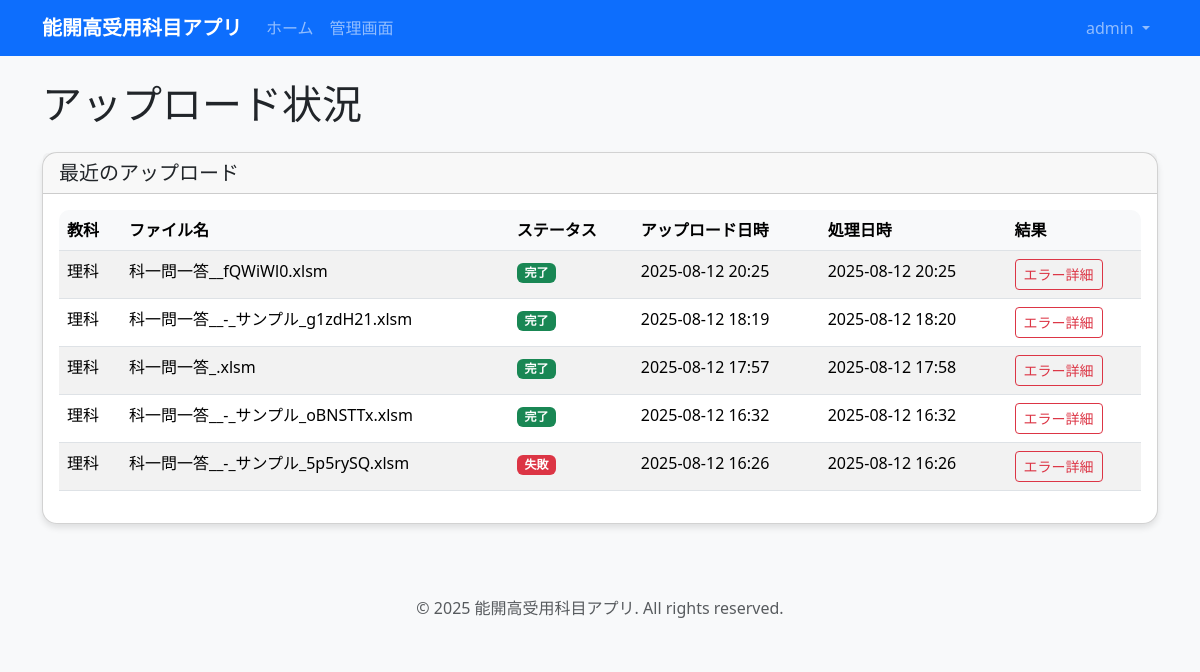
The page /admin-panel/upload/status/ (signed in) on the database its author committed.
### accounts/models.py (models this page shows, shortened)
class User(AbstractUser):
    class Role(models.TextChoices):
        STUDENT = 'student', '生徒'
        ADMIN = 'admin', '管理者'
    role = models.CharField(
        max_length=10,
        choices=Role.choices,
        default=Role.STUDENT,
        verbose_name='役割'
    )
    email = models.EmailField(blank=True, verbose_name='メールアドレス')
    class Meta:
        verbose_name = 'ユーザー'
        verbose_name_plural = 'ユーザー'

### admin_panel/models.py (models this page shows, shortened)
class XLSMUpload(models.Model):
    class Subject(models.TextChoices):
        SCIENCE = 'science', '理科'
        SOCIAL = 'social', '社会'
    uploaded_by = models.ForeignKey(
        User,
        on_delete=models.CASCADE,
        related_name='xlsm_uploads',
        verbose_name='アップロード者'
    )
    subject = models.CharField(
        max_length=10,
        choices=Subject.choices,
        verbose_name='教科'
    )
    file = models.FileField(upload_to='xlsm_files/', verbose_name='ファイル')
    uploaded_at = models.DateTimeField(auto_now_add=True, verbose_name='アップロード日時')
    processed_at = models.DateTimeField(null=True, blank=True, verbose_name='処理日時')
    status = models.CharField(
        max_length=20,
        choices=[
            ('pending', '処理待ち'),
            ('processing', '処理中'),
            ('completed', '完了'),
            ('failed', '失敗'),
        ],
        default='pending',
        verbose_name='ステータス'
    )
    error_message = models.TextField(blank=True, verbose_name='エラーメッセージ')
    class Meta:
        verbose_name = 'XLSMアップロード'
        verbose_name_plural = 'XLSMアップロード'

### admin_panel/views.py (the view)
# urls.py: path('upload/status/', views.UploadStatusView.as_view(), name='upload_status'),
class UploadStatusView(LoginRequiredMixin, AdminRequiredMixin, TemplateView):
    template_name = 'admin_panel/upload_status.html'
    def get_context_data(self, **kwargs):
        context = super().get_context_data(**kwargs)
        context['uploads'] = XLSMUpload.objects.order_by('-uploaded_at')[:10]
        return context

### admin_panel/views.py (called while the page is built)
def admin_required(user):
    return user.is_authenticated and user.role == 'admin'

    def test_func(self):
        return admin_required(self.request.user)

### templates/admin_panel/upload_status.html (shortened to what this page needs)
{% extends 'base.html' %}
{% block content %}
<div class="row">
    <div class="col-12">
        <h1 class="mb-4">アップロード状況</h1>
    </div>
</div>
<div class="row">
    <div class="col-12">
        <div class="card">
            <div class="card-header">
                <h5 class="mb-0">最近のアップロード</h5>
            </div>
            <div class="card-body">
                {% if uploads %}
                    <div class="table-responsive">
                        <table class="table table-striped">
                            <thead>
                                <tr>
                                    <th>教科</th>
                                    <th>ファイル名</th>
                                    <th>ステータス</th>
                                    <th>アップロード日時</th>
                                    <th>処理日時</th>
                                    <th>結果</th>
                                </tr>
                            </thead>
                            <tbody>
                                {% for upload in uploads %}
                                <tr>
                                    <td>{{ upload.get_subject_display }}</td>
                                    <td>{{ upload.file.name|slice:"12:" }}</td>
                                    <td>
                                        {% if upload.status == 'pending' %}
                                            <span class="badge bg-secondary">処理待ち</span>
                                        {% elif upload.status == 'processing' %}
                                            <span class="badge bg-warning">処理中</span>
                                        {% elif upload.status == 'completed' %}
                                            <span class="badge bg-success">完了</span>
                                        {% elif upload.status == 'failed' %}
                                            <span class="badge bg-danger">失敗</span>
                                        {% endif %}
                                    </td>
                                    <td>{{ upload.uploaded_at|date:"Y-m-d H:i" }}</td>
                                    <td>
                                        {% if upload.processed_at %}
                                            {{ upload.processed_at|date:"Y-m-d H:i" }}
                                        {% else %}
                                            -
                                        {% endif %}
                                    </td>
                                    <td>
                                        {% if upload.error_message %}
                                            <button type="button" class="btn btn-sm btn-outline-danger"
                                                    data-bs-toggle="modal" data-bs-target="#errorModal{{ upload.id }}">
                                                エラー詳細
                                            </button>
                                        {% elif upload.status == 'completed' %}
                                            <span class="text-success">{{ upload.error_message }}</span>
                                        {% else %}
                                            -
                                        {% endif %}
                                    </td>
                                </tr>
                                {% endfor %}
                            </tbody>
                        </table>
                    </div>
                {% else %}
                    <p class="text-muted">アップロード履歴がありません。</p>
                {% endif %}
            </div>
        </div>
    </div>
</div>
{% endblock %}

### templates/base.html (shortened to what this page needs)
{% load static %}
<!DOCTYPE html>
<html lang="ja">
<head>
    <link href="https://cdn.jsdelivr.net/npm/bootstrap@5.3.2/dist/css/bootstrap.min.css" rel="stylesheet">
    <link href="https://cdnjs.cloudflare.com/ajax/libs/font-awesome/6.0.0/css/all.min.css" rel="stylesheet">
    <link href="{% static 'css/style.css' %}" rel="stylesheet">
</head>
<body>
    <nav class="navbar navbar-expand-lg navbar-dark bg-primary">
        <div class="container">
            <a class="navbar-brand" href="{% url 'quiz_app:home' %}">
                能開高受用科目アプリ
            </a>
            <div class="collapse navbar-collapse" id="navbarNav">
                <ul class="navbar-nav me-auto">
                    <li class="nav-item">
                        <a class="nav-link" href="{% url 'quiz_app:home' %}">ホーム</a>
                    </li>
                    {% if user.is_authenticated %}
                        {% if user.role == 'student' %}
                            <li class="nav-item">
                                <a class="nav-link" href="{% url 'quiz_app:mypage' %}">マイページ</a>
                            </li>
                            <li class="nav-item">
                                <a class="nav-link" href="{% url 'quiz_app:ranking' %}">ランキング</a>
                            </li>
                        {% elif user.role == 'admin' %}
                            <li class="nav-item">
                                <a class="nav-link" href="{% url 'admin_panel:home' %}">管理画面</a>
                            </li>
                        {% endif %}
                    {% endif %}
                </ul>
                <ul class="navbar-nav">
                    {% if user.is_authenticated %}
                        <li class="nav-item dropdown">
                            <a class="nav-link dropdown-toggle" href="#" id="navbarDropdown" role="button" data-bs-toggle="dropdown" aria-expanded="false">
                                {{ user.username }}
                            </a>
                        </li>
                    {% endif %}
                </ul>
            </div>
        </div>
    </nav>
    <main class="container my-4">
        {% block content %}{% endblock %}
    </main>
    <footer class="bg-light py-4 mt-5">
        <div class="container text-center">
                         <p class="text-muted mb-0">&copy; 2025 能開高受用科目アプリ. All rights reserved.</p>
        </div>
    </footer>
</body>
</html>

### static/css/style.css (style rules this page uses)
body { background-color: #f8f9fa; }
.navbar-brand { font-weight: bold; }
.card { border-radius: 15px; box-shadow: 0 4px 6px rgba(0, 0, 0, 0.1); }
.table-responsive { border-radius: 10px; overflow: hidden; }
.table th { background-color: #f8f9fa; border-top: none; }
footer { margin-top: auto; }

### rows shown on the page
User: username "admin"
XLSMUpload: subject "理科", file.name "科一問一答__fQWiWl0.xlsm", status "完了", uploaded_at "2025-08-12 20:25", processed_at "2025-08-12 20:25"
XLSMUpload: subject "理科", file.name "科一問一答__-_サンプル_g1zdH21.xlsm", status "完了", uploaded_at "2025-08-12 18:19", processed_at "2025-08-12 18:20"
XLSMUpload: subject "理科", file.name "科一問一答_.xlsm", status "完了", uploaded_at "2025-08-12 17:57", processed_at "2025-08-12 17:58"
XLSMUpload: subject "理科", file.name "科一問一答__-_サンプル_oBNSTTx.xlsm", status "完了", uploaded_at "2025-08-12 16:32", processed_at "2025-08-12 16:32"
XLSMUpload: subject "理科", file.name "科一問一答__-_サンプル_5p5rySQ.xlsm", status "失敗", uploaded_at "2025-08-12 16:26", processed_at "2025-08-12 16:26"
